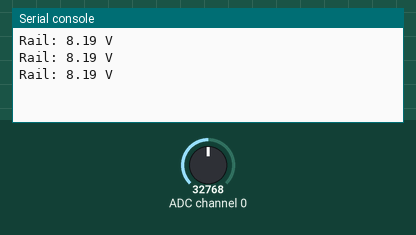
A program run on a simulated CircuitPython board. On the bench: the last lines printed to the serial console. The inputs (shaded band) are chosen by the test bench; at power-on: ADC channel 0 = 32768 (analog values on the 0–65535 scale).

Above: at 1.2 s.
1.3 s: ADC channel 0 set to 45874
At 1.9 s:
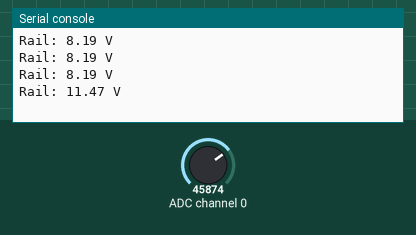
2.8 s: ADC channel 0 set to 57670
At 3.5 s:
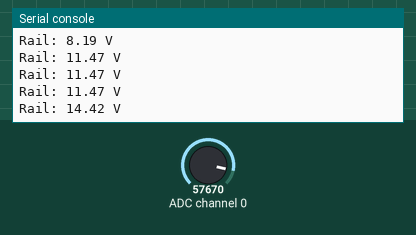
Timing chart, 0 to 5.8 s (numbered marks = the images above; inputs shaded):
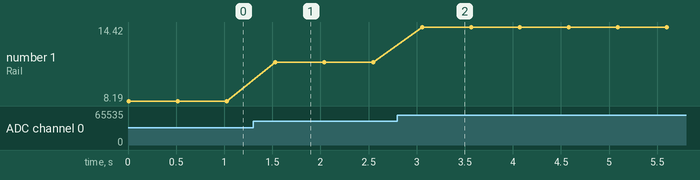

The program:

example.py
```python
# Uses an ADS1115 I2C ADC to read the midpoint of the 30k/10k divider and prints the calculated XL4015 rail voltage every 0.5 seconds.
#
# Buy this module: https://shillehtek.com/products/dc-dc-xl4015-adjustable-step-down-module-4-38v-5a-96-high-efficiency
# Full manual: https://shillehtek.com/blogs/shillehtek-product-manuals/dc-dc-xl4015-adjustable-step-down-module-4-38v-5a-96-high-efficiency-manual
# More examples: https://github.com/shillehbean/shillehtek-examples
#

#!/usr/bin/env python3
# Use ADS1115 (16-bit ADC) to monitor XL4015 output
# Same divider: 30k + 10k from OUT+ to GND, ADS A0 reads middle

import time
import board, busio
from adafruit_ads1x15.ads1115 import ADS1115
from adafruit_ads1x15.analog_in import AnalogIn

i2c = busio.I2C(board.SCL, board.SDA)
ads = ADS1115(i2c)
chan = AnalogIn(ads, 0)

DIV_RATIO = 4.0  # 30k+10k / 10k

while True:
    rail = chan.voltage * DIV_RATIO
    print(f"Rail: {rail:.2f} V")
    time.sleep(0.5)
```

Measured:
- after the input at 1.3 s, the serial console: prints a new line after 0.23 s (image 1)
- after the input at 2.8 s, the serial console: prints a new line after 0.26 s (image 2)
- plotted number 1: 8.19 → 11.47 after the input at 1.3 s, 11.47 → 14.42 after the input at 2.8 s
